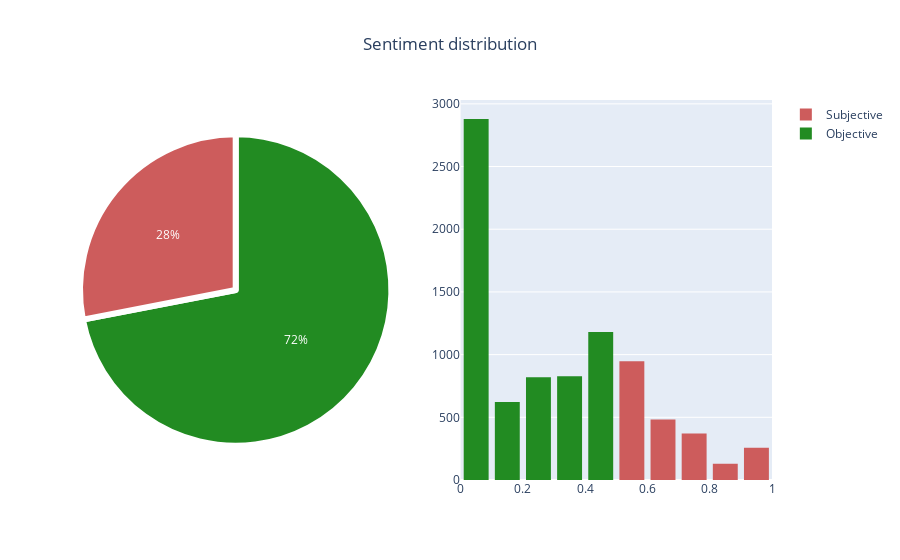

The code cell stored with this chart in its notebook:
### Code cell
fig = make_subplots(rows=1, cols=2, specs=[[{"type": "pie"}, {"type": "histogram"}]]) #Making two plots

colors=['forestgreen','indianred'] #Setting the color
labels = 'Objective', 'Subjective' #Setting the labels
values = [count_obj, count_subj] #Stating the values for the pie plot

#Plotting the pie plot
fig.add_trace(go.Pie(labels=labels, values=values,name="",showlegend=False,
                     marker=dict(colors=colors,line=dict(color='#ffffff', width=6))),
     row=1, col=1)


#Plotting the histogram(Subjective)
fig.add_trace(go.Histogram(x=df.loc[df['subjectivity']=='Subjective']['subjectivityScore'],
                           name="Subjective",marker=dict(color="indianred"),xbins=dict(
        start=-1.0,
        end=1,
        size=0.1)),row=1, col=2)
#Plotting the histogram(Objective)
fig.add_trace(go.Histogram(x=df.loc[df['subjectivity']=='Objective']['subjectivityScore'],
                           name="Objective",marker=dict(color="forestgreen"),xbins=dict(
        start=-1.0,
        end=1,
        size=0.1)),row=1, col=2)
fig.update_layout(hovermode="x unified",title_text='Sentiment distribution ',title_x=0.5) # title of plot)

config = {'displayModeBar': False}

fig.show(config=config)

### Figure 1 — Plotly figure (JSON) as saved in the notebook; plotly's stock layout.template omitted (floating-point values rounded to 4 significant figures; data arrays with more than 128 entries replaced by an {"elided": "..."} marker saying what was removed)
{"data": [{"domain": {"x": [0, 0.45], "y": [0, 1]}, "labels": ["Objective", "Subjective"], "marker": {"colors": ["forestgreen", "indianred"], "line": {"color": "#ffffff", "width": 6}}, "name": "", "showlegend": false, "type": "pie", "values": [6329, 2467]}, {"marker": {"color": "indianred"}, "name": "Subjective", "type": "histogram", "x": {"elided": "2467 float values"}, "xaxis": "x", "xbins": {"end": 1, "size": 0.1, "start": -1}, "yaxis": "y"}, {"marker": {"color": "forestgreen"}, "name": "Objective", "type": "histogram", "x": {"elided": "6329 float values"}, "xaxis": "x", "xbins": {"end": 1, "size": 0.1, "start": -1}, "yaxis": "y"}], "layout": {"hovermode": "x unified", "title": {"text": "Sentiment distribution ", "x": 0.5}, "xaxis": {"anchor": "y", "domain": [0.55, 1]}, "yaxis": {"anchor": "x", "domain": [0, 1]}}}
